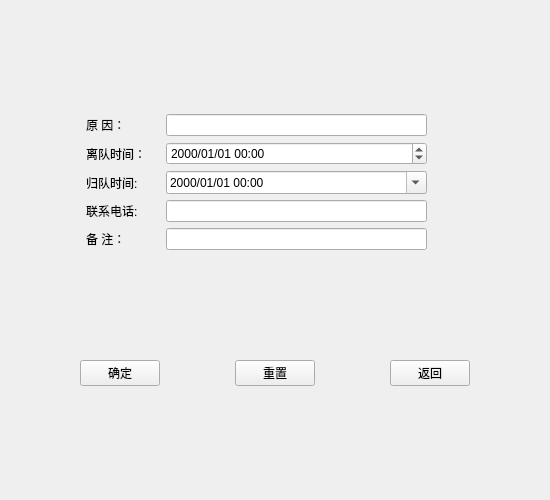
<?xml version="1.0" encoding="UTF-8"?>
<ui version="4.0">
 <class>leave_stu</class>
 <widget class="QWidget" name="leave_stu">
  <property name="geometry">
   <rect>
    <x>0</x>
    <y>0</y>
    <width>550</width>
    <height>500</height>
   </rect>
  </property>
  <property name="windowTitle">
   <string>请假系统</string>
  </property>
  <layout class="QGridLayout" name="gridLayout">
   <item row="0" column="1">
    <spacer name="verticalSpacer">
     <property name="orientation">
      <enum>Qt::Vertical</enum>
     </property>
     <property name="sizeHint" stdset="0">
      <size>
       <width>20</width>
       <height>67</height>
      </size>
     </property>
    </spacer>
   </item>
   <item row="1" column="0" colspan="2">
    <layout class="QHBoxLayout" name="horizontalLayout"/>
   </item>
   <item row="2" column="0" colspan="2">
    <layout class="QHBoxLayout" name="horizontalLayout_2" stretch="2,2,7,3">
     <item>
      <spacer name="horizontalSpacer_2">
       <property name="orientation">
        <enum>Qt::Horizontal</enum>
       </property>
       <property name="sizeHint" stdset="0">
        <size>
         <width>173</width>
         <height>20</height>
        </size>
       </property>
      </spacer>
     </item>
     <item>
      <widget class="QLabel" name="label_2">
       <property name="text">
        <string>原 因：</string>
       </property>
      </widget>
     </item>
     <item>
      <widget class="QLineEdit" name="lineEdit_reason"/>
     </item>
     <item>
      <spacer name="horizontalSpacer_8">
       <property name="orientation">
        <enum>Qt::Horizontal</enum>
       </property>
       <property name="sizeHint" stdset="0">
        <size>
         <width>40</width>
         <height>20</height>
        </size>
       </property>
      </spacer>
     </item>
    </layout>
   </item>
   <item row="3" column="0" colspan="2">
    <layout class="QHBoxLayout" name="horizontalLayout_3" stretch="2,2,7,3">
     <item>
      <spacer name="horizontalSpacer_3">
       <property name="orientation">
        <enum>Qt::Horizontal</enum>
       </property>
       <property name="sizeHint" stdset="0">
        <size>
         <width>173</width>
         <height>20</height>
        </size>
       </property>
      </spacer>
     </item>
     <item>
      <widget class="QLabel" name="label_3">
       <property name="text">
        <string>离队时间：</string>
       </property>
      </widget>
     </item>
     <item>
      <widget class="QDateTimeEdit" name="dateTimeEdit_1">
       <property name="displayFormat">
        <string>yyyy/MM/dd HH:mm</string>
       </property>
      </widget>
     </item>
     <item>
      <spacer name="horizontalSpacer_9">
       <property name="orientation">
        <enum>Qt::Horizontal</enum>
       </property>
       <property name="sizeHint" stdset="0">
        <size>
         <width>40</width>
         <height>20</height>
        </size>
       </property>
      </spacer>
     </item>
    </layout>
   </item>
   <item row="4" column="0" colspan="2">
    <layout class="QHBoxLayout" name="horizontalLayout_4" stretch="2,2,7,3">
     <item>
      <spacer name="horizontalSpacer_4">
       <property name="orientation">
        <enum>Qt::Horizontal</enum>
       </property>
       <property name="sizeHint" stdset="0">
        <size>
         <width>173</width>
         <height>20</height>
        </size>
       </property>
      </spacer>
     </item>
     <item>
      <widget class="QLabel" name="label_4">
       <property name="text">
        <string>归队时间:</string>
       </property>
      </widget>
     </item>
     <item>
      <widget class="QDateTimeEdit" name="dateTimeEdit_2">
       <property name="displayFormat">
        <string>yyyy/MM/dd HH:mm</string>
       </property>
       <property name="calendarPopup">
        <bool>true</bool>
       </property>
      </widget>
     </item>
     <item>
      <spacer name="horizontalSpacer_10">
       <property name="orientation">
        <enum>Qt::Horizontal</enum>
       </property>
       <property name="sizeHint" stdset="0">
        <size>
         <width>40</width>
         <height>20</height>
        </size>
       </property>
      </spacer>
     </item>
    </layout>
   </item>
   <item row="5" column="0" colspan="2">
    <layout class="QHBoxLayout" name="horizontalLayout_5" stretch="2,2,7,3">
     <item>
      <spacer name="horizontalSpacer_5">
       <property name="orientation">
        <enum>Qt::Horizontal</enum>
       </property>
       <property name="sizeHint" stdset="0">
        <size>
         <width>173</width>
         <height>20</height>
        </size>
       </property>
      </spacer>
     </item>
     <item>
      <widget class="QLabel" name="label_5">
       <property name="text">
        <string>联系电话:</string>
       </property>
      </widget>
     </item>
     <item>
      <widget class="QLineEdit" name="lineEdit_num">
       <property name="readOnly">
        <bool>false</bool>
       </property>
      </widget>
     </item>
     <item>
      <spacer name="horizontalSpacer_11">
       <property name="orientation">
        <enum>Qt::Horizontal</enum>
       </property>
       <property name="sizeHint" stdset="0">
        <size>
         <width>40</width>
         <height>20</height>
        </size>
       </property>
      </spacer>
     </item>
    </layout>
   </item>
   <item row="6" column="0" colspan="2">
    <layout class="QHBoxLayout" name="horizontalLayout_6" stretch="2,2,7,3">
     <item>
      <spacer name="horizontalSpacer_6">
       <property name="orientation">
        <enum>Qt::Horizontal</enum>
       </property>
       <property name="sizeHint" stdset="0">
        <size>
         <width>173</width>
         <height>20</height>
        </size>
       </property>
      </spacer>
     </item>
     <item>
      <widget class="QLabel" name="label_6">
       <property name="text">
        <string>备 注：</string>
       </property>
      </widget>
     </item>
     <item>
      <widget class="QLineEdit" name="lineEdit_note"/>
     </item>
     <item>
      <spacer name="horizontalSpacer_12">
       <property name="orientation">
        <enum>Qt::Horizontal</enum>
       </property>
       <property name="sizeHint" stdset="0">
        <size>
         <width>40</width>
         <height>20</height>
        </size>
       </property>
      </spacer>
     </item>
    </layout>
   </item>
   <item row="7" column="0">
    <spacer name="verticalSpacer_2">
     <property name="orientation">
      <enum>Qt::Vertical</enum>
     </property>
     <property name="sizeHint" stdset="0">
      <size>
       <width>20</width>
       <height>67</height>
      </size>
     </property>
    </spacer>
   </item>
   <item row="8" column="0" colspan="2">
    <layout class="QHBoxLayout" name="horizontalLayout_7">
     <item>
      <spacer name="horizontalSpacer_14">
       <property name="orientation">
        <enum>Qt::Horizontal</enum>
       </property>
       <property name="sizeHint" stdset="0">
        <size>
         <width>40</width>
         <height>20</height>
        </size>
       </property>
      </spacer>
     </item>
     <item>
      <widget class="QPushButton" name="pushButton_ok">
       <property name="text">
        <string>确定</string>
       </property>
      </widget>
     </item>
     <item>
      <spacer name="horizontalSpacer_13">
       <property name="orientation">
        <enum>Qt::Horizontal</enum>
       </property>
       <property name="sizeHint" stdset="0">
        <size>
         <width>40</width>
         <height>20</height>
        </size>
       </property>
      </spacer>
     </item>
     <item>
      <widget class="QPushButton" name="pushButton_re">
       <property name="text">
        <string>重置</string>
       </property>
      </widget>
     </item>
     <item>
      <spacer name="horizontalSpacer">
       <property name="orientation">
        <enum>Qt::Horizontal</enum>
       </property>
       <property name="sizeHint" stdset="0">
        <size>
         <width>40</width>
         <height>20</height>
        </size>
       </property>
      </spacer>
     </item>
     <item>
      <widget class="QPushButton" name="pushButton">
       <property name="text">
        <string>返回</string>
       </property>
      </widget>
     </item>
     <item>
      <spacer name="horizontalSpacer_15">
       <property name="orientation">
        <enum>Qt::Horizontal</enum>
       </property>
       <property name="sizeHint" stdset="0">
        <size>
         <width>40</width>
         <height>20</height>
        </size>
       </property>
      </spacer>
     </item>
    </layout>
   </item>
   <item row="9" column="0">
    <spacer name="verticalSpacer_3">
     <property name="orientation">
      <enum>Qt::Vertical</enum>
     </property>
     <property name="sizeHint" stdset="0">
      <size>
       <width>20</width>
       <height>67</height>
      </size>
     </property>
    </spacer>
   </item>
  </layout>
 </widget>
 <resources/>
 <connections/>
</ui>
